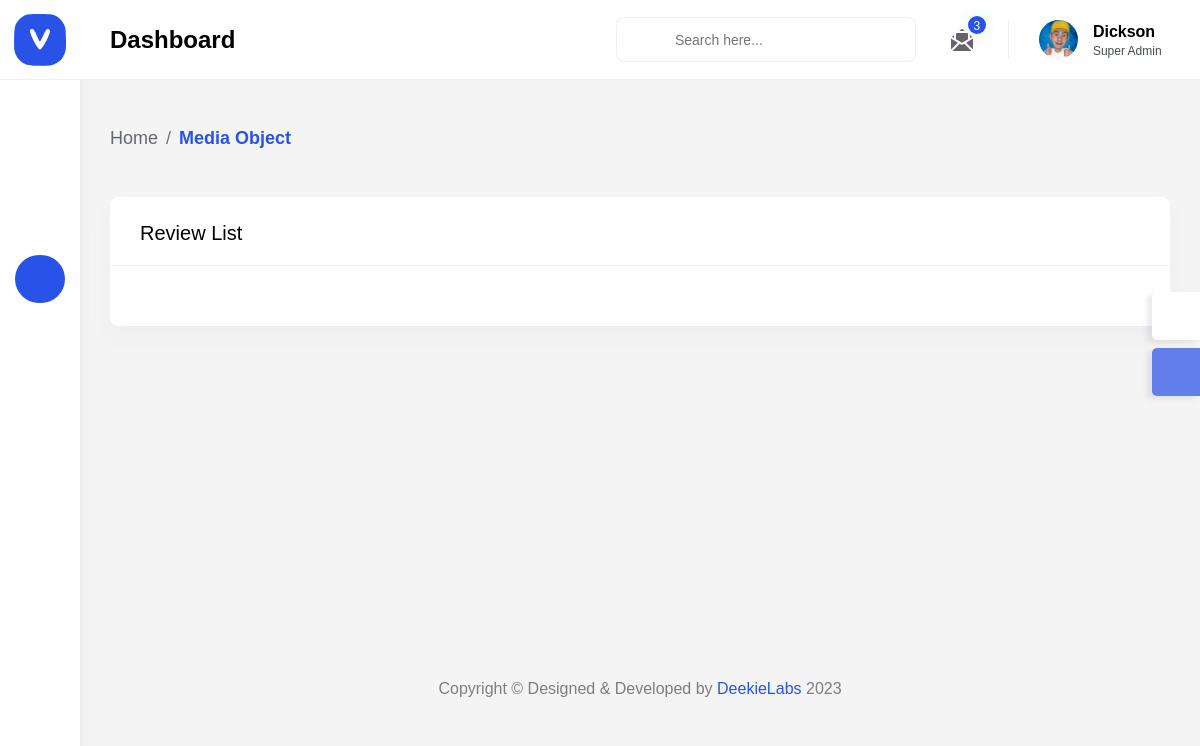
/dashboard/review/all/ (signed in), run on an earlier commit of the app's database.
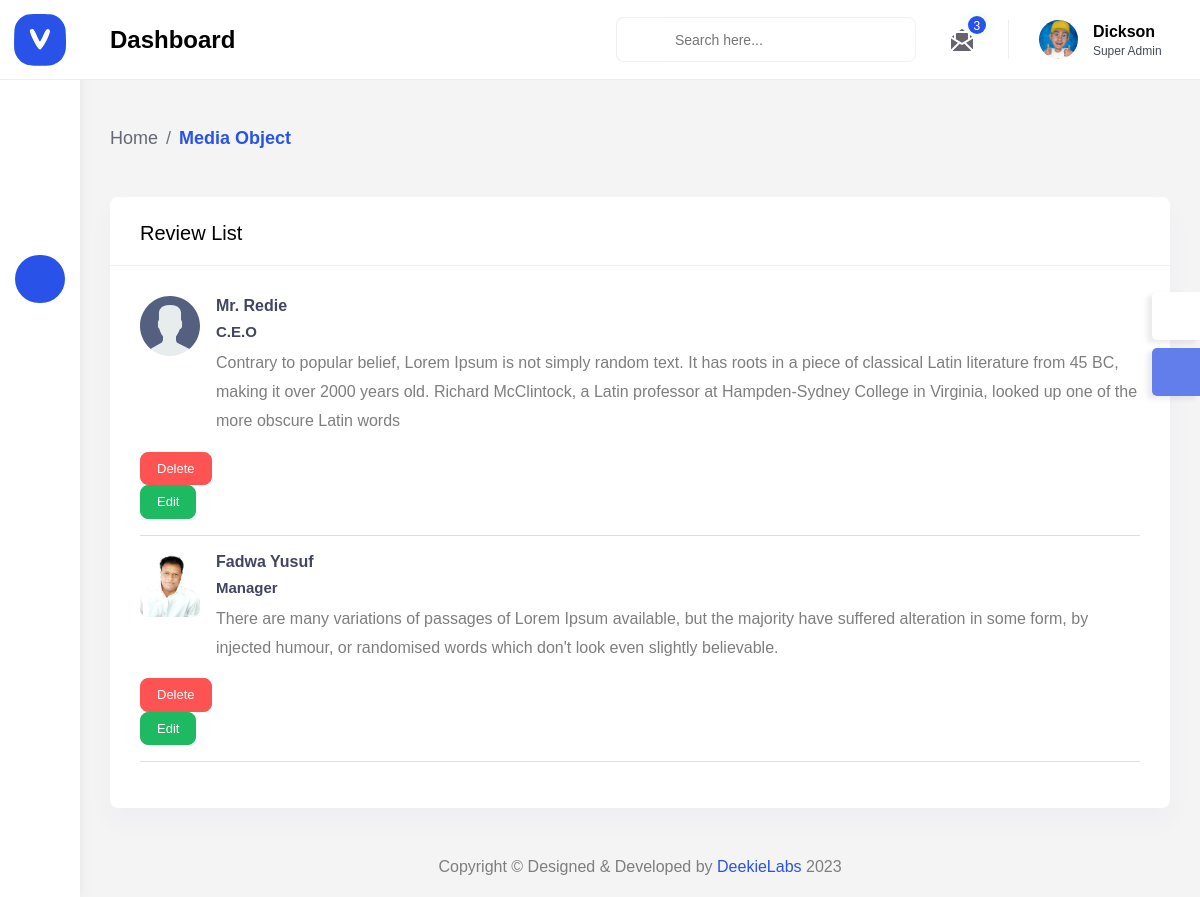
And on a later commit of the database.
### main/models.py (models this page shows, shortened)
class Review(models.Model):
    reviewer_name = models.CharField(max_length=150)
    reviewer_position = models.CharField(max_length=150)
    reviewer_message = models.TextField()
    reviewer_image = models.ImageField(
        null=True, blank=True, upload_to='review_img', default="review_img/avatar.svg")
    id = models.UUIDField(default=uuid.uuid4, unique=True,
                          primary_key=True, editable=False)

### dashboard/views.py (the view)
# urls.py: path('review/all/', views.viewReview, name="view-reviews"),
@login_required(login_url="login")
def viewReview(request):
    user_messages = UserContact.objects.all()
    reviews = Review.objects.all()
    context = {
        'reviews':reviews,
        'user_messages': user_messages
    }
    return render(request,'dashboard/user_reviews/view-reviews.html', context)

### dashboard/templates/dashboard/user_reviews/view-reviews.html (shortened to what this page needs)
{% extends 'layouts/admin.html' %}
{% load static %}
{% block content %}
		<div class="content-body">
            <div class="container-fluid">
                <div class="page-titles">
					<ol class="breadcrumb">
						<li class="breadcrumb-item"><a href="javascript:void(0)">Home</a></li>
						<li class="breadcrumb-item active"><a href="javascript:void(0)">Media Object</a></li>
					</ol>
                </div>
                <div class="row">
                    <div class="col-lg-12">
                        <div class="card">
                            <div class="card-header">
                                <h4 class="card-title">Review list</h4>
                            </div>
                            <div class="card-body">
                                <div class="bootstrap-media">
                                    <ul class="list-unstyled">
                                        {% for review in reviews %}
                                            <li class="media">
                                            <img class="me-3 " width="60"  src="{{review.reviewer_image.url}}" alt="DexignLab">
                                            <div class="media-body">
                                                <h5 class="mt-0">{{review.reviewer_name}}</h5>
                                                <h6 class="mt-0">{{review.reviewer_position}}</h6>
                                                <p class="mb-0"> {{review.reviewer_message}}</p>
                                            </div>
                                            </li>
                                            <div class="mt-3">
                                                <form action="{% url 'delete-review' review.id %}" method="POST">
                                                    <button class="btn btn-danger btn-sm" type="submit">Delete</button>
                                                </form>
                                                <a href="{% url 'update-review' review.id %}">
                                                        <button class="btn btn-success btn-sm">Edit</button>
                                                    </a>
                                            </div>
                                            <hr>
                                        {% endfor %}
                                    </ul>
                                </div>
                            </div>
                        </div>
                    </div>
                </div>
            </div>
        </div>
{% endblock content %}

What changed in the data, as far as the page shows it:
added Review: reviewer_image (placeholder picture), reviewer_name "Mr. Redie", reviewer_position "C.E.O", reviewer_message "Contrary to popular belief, Lorem Ipsum is not simply random text. It has roots in a piece of classical Latin literature from 45 BC, making it over 2000 years old. Richard McClintock, a Latin professor at Hampden-Sydney College in Virginia, looked up one of the more obscure Latin words"
added Review: reviewer_image (picture), reviewer_name "Fadwa Yusuf", reviewer_position "Manager", reviewer_message "There are many variations of passages of Lorem Ipsum available, but the majority have suffered alteration in some form, by injected humour, or randomised words which don't look even slightly believable."
